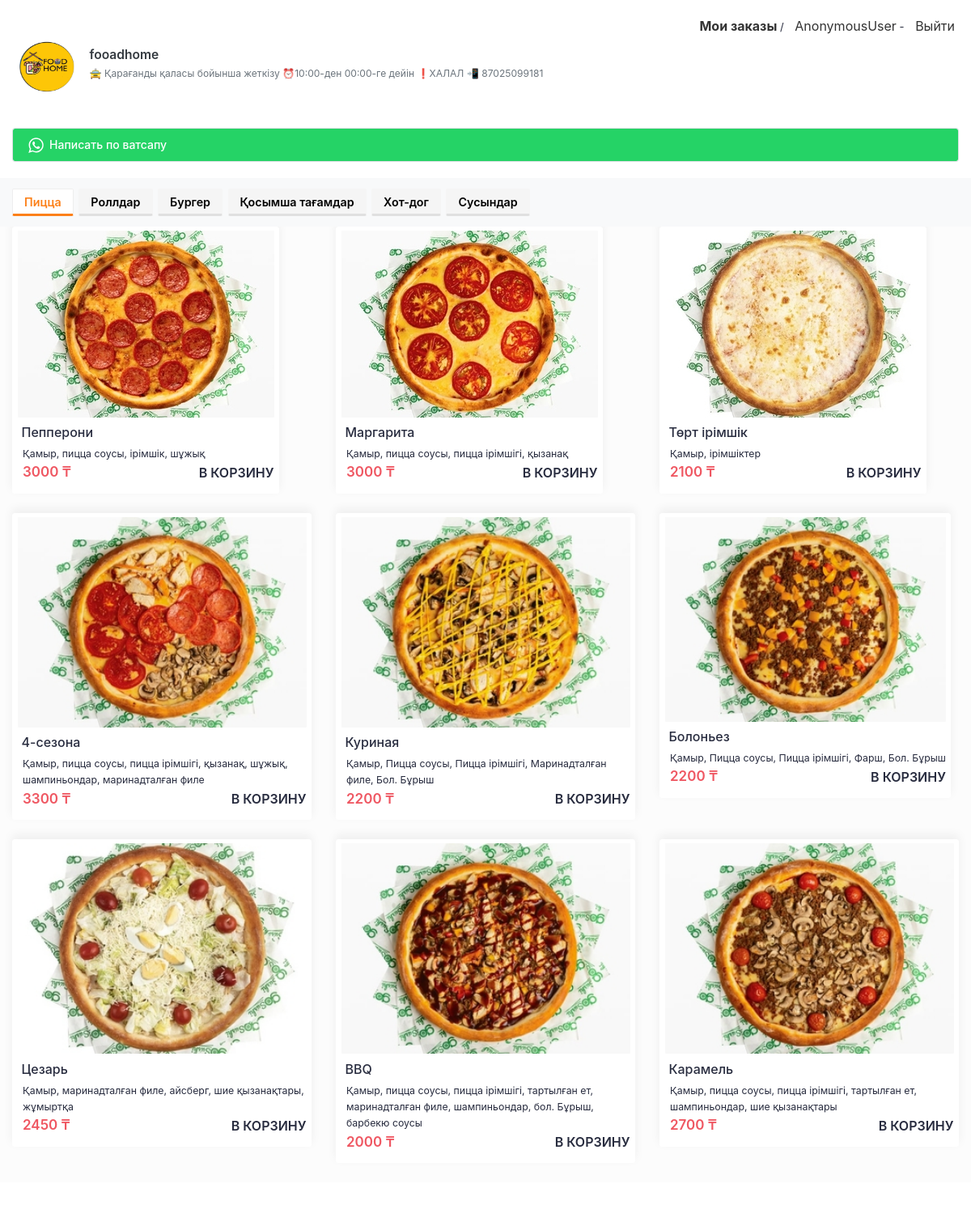
Screenshot of /login1/ with the database file from the repository.
### construct_site/models.py (models this page shows, shortened)
class AdditionalData(models.Model):
    element_id = models.CharField(max_length=40)
    photo = ProcessedImageField(upload_to='images/',
                                null=True, blank=True,
                                processors=[ResizeToFill(240, 240)],
                                format='PNG',
                                options={'quality': 100})
    value = models.TextField(null=True, blank=True)
    user_site = models.ForeignKey(UserSite, on_delete=models.CASCADE, null=True, blank=True)

class Support(models.Model):
    KIND_CHOICES = (
        (1, "Ватсап"),
        (2, "Номер телефона")
    )
    kind = models.IntegerField(default=1, choices=KIND_CHOICES)
    label = models.CharField(max_length=80, default='Написать по ватсапу')
    user_site = models.ForeignKey(UserSite, on_delete=models.CASCADE)
    bacground_color = models.CharField(max_length=120, default='#25d366')
    text_color = models.CharField(max_length=120, default='#ffffff')
    icon_color = models.CharField(max_length=120, default='#ffffff')
    whatsapp_text = models.CharField(max_length=120, blank=True, null=True, default='')
    is_main = models.BooleanField(default=False)

### construct_site_food/models.py (models this page shows, shortened)
class BaseMixin(models.Model):
    title = models.CharField(max_length=180)
    class Meta:
    	abstract = True

class Category(BaseMixin):
    user_site = models.ForeignKey(
    	UserSite, on_delete=models.CASCADE,
    	null=True, blank=True,
    	related_name='category_user_sites')
    color = models.CharField(max_length=120, default="#fc8019")
    sorting = models.IntegerField(default=0)

class Good(BaseMixin):
    title = models.CharField(max_length=120, null=True, blank=True)
    description = models.TextField(blank=True)
    price = models.CharField(max_length=120, blank=True, default='')
    old_price = models.CharField(max_length=120, blank=True, default='')
    photo = ProcessedImageField(upload_to='images/',
                                processors=[ResizeToFill(317, 231)],
                                format='JPEG',
                                options={'quality': 100})
    category = models.ForeignKey(Category,
    	on_delete=models.SET_NULL, null=True, blank=True)
    user_site = models.ForeignKey(
    	UserSite, on_delete=models.CASCADE,
    	related_name='good_user_sites', null=True, blank=True)
    sorting = models.IntegerField(default=0)

### construct_site_food/views.py (the view)
# urls.py: path('<slug:slug>/', views.ClientIndexView.as_view(), name='client'),
class ClientIndexView(GoodMixin, View):
    def get(self, request, **kwargs):
        context = {}
        slug = self.kwargs.get('slug')
        categories = Category.objects.filter(
            user_site__slug=slug).select_related().order_by('-sorting')
        supports = Support.objects.filter(user_site__slug=slug)
        goods = Good.objects.filter(user_site__slug=slug).order_by('-sorting')
        if categories.exists():
            category = self.kwargs.get('category', None)
            if not  category:
                category = categories.first().id
            goods = goods.filter(category=category)
            context['active_category'] = category
        user_site = get_object_or_404(UserSite, slug=slug)
        context['slug'] = slug
        context['categories'] = categories
        context['goods'] = goods
        context['supports'] = supports
        context['user_site'] = user_site
        context['manifest_file'] = '/manifest/' + str(slug) + '.json'
        return render(request, user_site.site.template_name, context)

### cart/cart.py (called while the page is built)
    def __len__(self):
        return sum(item['quantity'] for item in self.cart.values())

    def get_total_price(self):
        return sum(Decimal(item['price']) * item['quantity'] for item in self.cart.values())

    def get_good(self, good):
        good_id = str(good.id)
        if good_id in self.cart:
            return self.cart[good_id]
        return False

### cart/context_processors.py (called while the page is built)
def cart(request):
    return {'cart': Cart(request)}

### construct_site/templatetags/construct_tags.py (called while the page is built)
@register.simple_tag
def get_text(element_id, slug, text_default):
	additional_data = AdditionalData.objects.filter(
		element_id=element_id, user_site__slug=slug).first()
	if additional_data:
		return additional_data.value
	else:
		return text_default

@register.simple_tag
def get_photo(element_id, slug,  photo_default):
	additional_data = AdditionalData.objects.filter(
		element_id=element_id, user_site__slug=slug).first()
	if additional_data:
		return additional_data.photo.url
	else:
		return static(photo_default)

@register.simple_tag
def get_good(request, good_id):
	cart = Cart(request)
	return cart.get_good(good_id)

@register.simple_tag
def condition_set(condition, classes1, classes2, value=''):
	if value == '':
		if condition:
			return classes1
		else:
			return classes2
	else:
		if condition == value:
			return classes1
		else:
			return classes2

@register.simple_tag
def set_cookie(slug, support):
	return str(slug) + str(support)

@register.simple_tag
def set_style(property, value, condition=True):
	if condition:
		return mark_safe('style="{0}:{1}"'.format(property,value))
	else:
		return ''

@register.simple_tag
def condition_count(condition1, condition2, value=''):
	if condition1 > condition2:
		return value
	return ''

### templates/construct_site_food/foodoma/index.html (shortened to what this page needs)
﻿<html lang="en" class="">
   <head>
      {% load static %}
      {% load pwa %}
      {% load construct_tags %}
      <link rel="stylesheet" type="text/css" href="{% static 'css/construct_site_food/main.css' %}">
      <link rel="stylesheet" type="text/css" href="{% static 'css/construct_site_food/style.css' %}">
   </head>
   <body cz-shortcut-listen="true" class="">
      <div id="page-container">
         <div id="root">
            <span>
               <div>
                  <div class="height-25 bg-white">
                     <div id="main" style="float:right">
                        <a href="{% url 'construct_site_food:order_list' %}"><b>Мои заказы</b></a> /
                        <a href="/{{request.user}}">{{request.user}}</a> -
                        <a href="{% url 'logout' %}">Выйти</a>
                     </div>
                     {% get_photo 'logo' slug 'img/default_logo.png' as logo  %}
                     {% get_text 'site_text' slug 'Название компании' as logo_text %}
                     {% get_text 'information' slug 'Информацию о компании' as information %}
                     <a class="no-click" href="#">
                        <div class="pt-20">
                           <div class="block-content block-content-full pt-2">
                              <img src="{{logo}}" alt="go-menu" class="restaurant-image mt-0">
                           </div>
                           <div class="block-content block-content-full restaurant-info">
                              <h4 class="font-w600 mb-5 text-dark">{{logo_text|safe}}</h4>
                              <div class="font-size-sm text-muted truncate-text text-muted">{{information|safe}}</div>
                           </div>
                        </div>
                     </a>
                  </div>
                  <div class="col-12 mt-10-0">
                     {% for support in supports %}
                        {% if support.kind == 1 %}
                           <div class="input-group mt-10">
                              {% condition_count support.phonenumber_set.count 1 'go-whatsapp' as support_is_distribution %}
                              <a href="https://wa.me/{{support.phonenumber_set.first.phone_number}}?text={{support.whatsapp_text|default_if_none:''}}" class="form-control login-button {{support_is_distribution}}" data-id="{{support.id}}" data-message="{{support.whatsapp_text}}" data-cookie="{% set_cookie slug support.id %}" {% set_style 'background-color' support.bacground_color %} data-url="{% url 'construct_site:support_phone_number' slug=slug    id=support.id %}">
                              <output {% set_style 'color' support.text_color %}>
                                  {{support.label|safe}}
                              </output>
                              </a>
                           </div>
                        {% endif %}
                     {% endfor %}
                  </div>
                  <div class="bg-grey-light mt-20 mb-100">
                     {% if categories.exists %}
                        <div class="bg-light sticky-top">
                           <div class="px-15 py-3 d-flex justify-content-between align-items-center">
                              <div class="d-flex overflow-auto">
                                 {% for category in categories %}
                                    {% condition_set category.id 'mr-2 user-preferred' '' active_category as is_active %}
                                    <button class="category btn btn-preference mr-2 {{is_active}}" data-id="{{category.id}}" data-url="{% url 'construct_site_food:good_list' slug=slug category=category.id %}" {% set_style 'border-bottom-color' category.color is_active %}>
                                       <span {% set_style 'color' category.color is_active %}>{{category.title|safe}}</span>
                                    </button>
                                 {% endfor %}
                              </div>
                           </div>
                        </div>
                     {% endif %}
                     <div class="px-15">
                        <div class="row" id="good-content">
                           {% include "construct_site_food/foodoma/good/list.html" %}
                        </div>
                     </div>
                  </div>
               </div>
            </span>
         </div>
      </div>
   </body>
</html>

### templates/construct_site_food/foodoma/good/list.html (shortened to what this page needs)
{% load construct_tags %}
{% for good in goods %}
   {% get_good request good as good_in_card %}
   {% condition_set good_in_card 'hidden' '' as in_cart_display %}
   <div class="col-md-4 col-sm-12">
      <div class="product-slider-item">
         <div class="block border-radius-275 recommended-item-shadow">
            <div class="block-content recommended-item-content-new mb-5">
               <img src="{{ good.photo.url }}" alt="Skillet Cookie" class="recommended-item-image-new">
               <div class="my-2">
                  <div class="px-5 text-left recommended-v2-ellipsis-meta">
                     <div class="d-flex justify-content-between align-items-center">
                        <span class="meta-name">{{good.title|safe}}</span>
                     </div>
                  </div>
                  <div class="ml-2">
                     <span class="meta-price">{{good.description|safe}}</span>
                  </div>
                  <div class="ml-2 fotter-product">
                     <div class="price">
                        {{good.price}} ₸
                     </div>
                     <div data-id="{{good.id}}" class="in-cart fotter-text {{in_cart_display}}" data-url="{% url 'construct_site_food:good_add_to_cart' id=good.id %}">
                         В корзину
                     </div>
                  </div>
               </div>
            </div>
         </div>
      </div>
   </div>
{% endfor %}

### static/css/construct_site_food/style.css (style rules this page uses)
.login-button { background-color: rgb(37, 211, 102); color: white; }
.login-button { cursor: pointer; font-weight: 500; height: 42px; padding: 2px 0px !important; }
.login-button svg { width: 27px; margin-left: 15px; margin-top: 5px; position: absolute; fill: #fff; }
.login-button output { color: #ffffff; padding: 10px 45px; font-size: 14px; }
.block-content-full { border-top-left-radius: 5px; border-top-right-radius: 5px; }
.btn-preference { margin-right: 5px; }
.overflow-auto { overflow: auto; }
.sticky-top { position: sticky; top: -1px; z-index: 1; }
.product-slider-item { margin-left: 0; margin-right: 0; }
.recommended-item-image-new { width: 100%; border-radius: .1rem; }
.recommended-item-content-new { padding: .5rem; padding-top: 5px; }
.fotter-product { display: flex; align-items: center; justify-content: space-between; }
.price { font-size: 17px; font-weight: 600; white-space: nowrap; color: #EF5762; }
.meta-name { font-size: 16px; margin-bottom: 10px; }
.fotter-text { font-size: 16px; font-weight: 600; text-transform: uppercase; }
.height-25 { height: 16vh; }

### templates/construct_site_food/foodoma/index.html (style rules this page uses)
#main { float: right; margin-right: 20px; }
#main a { color: #333; text-decoration: none; margin-left: 10px; font-size: 16px; font-weight: normal; }
#main a b { font-weight: bold; }

### rows the page displays
AdditionalData: value "fooadhome"
AdditionalData: value "🚖 Қарағанды қаласы бойынша жеткізу ⏰10:00-ден 00:00-ге дейін ❗️ХАЛАЛ 📲 87025099181"
Support: label "Написать по ватсапу"
Category: title "Пицца"
Category: title "Роллдар"
Category: title "Бургер"
Category: title "Қосымша тағамдар"
Category: title "Хот-дог"
Category: title "Сусындар"
Good: photo (picture), title "Пепперони", description "Қамыр, пицца соусы, ірімшік, шұжық", price "3000"
Good: photo (picture), title "Маргарита", description "Қамыр, пицца соусы, пицца ірімшігі, қызанақ", price "3000"
Good: photo (picture), title "Төрт ірімшік", description "Қамыр, ірімшіктер", price "2100"
Good: photo (picture), title "4-сезона", description "Қамыр, пицца соусы, пицца ірімшігі, қызанақ, шұжық, шампиньондар, маринадталған филе", price "3300"
Good: photo (picture), title "Куриная", description "Қамыр, Пицца соусы, Пицца ірімшігі, Маринадталған филе, Бол. Бұрыш", price "2200"
Good: photo (picture), title "Болоньез", description "Қамыр, Пицца соусы, Пицца ірімшігі, Фарш, Бол. Бұрыш", price "2200"
Good: photo (picture), title "Цезарь", description "Қамыр, маринадталған филе, айсберг, шие қызанақтары, жұмыртқа", price "2450"
Good: photo (picture), title "BBQ", description "Қамыр, пицца соусы, пицца ірімшігі, тартылған ет, маринадталған филе, шампиньондар, бол. Бұрыш, барбекю соусы", price "2000"
Good: photo (picture), title "Карамель", description "Қамыр, пицца соусы, пицца ірімшігі, тартылған ет, шампиньондар, шие қызанақтары", price "2700"

### other values shown
{{ request.user }} "AnonymousUser"
